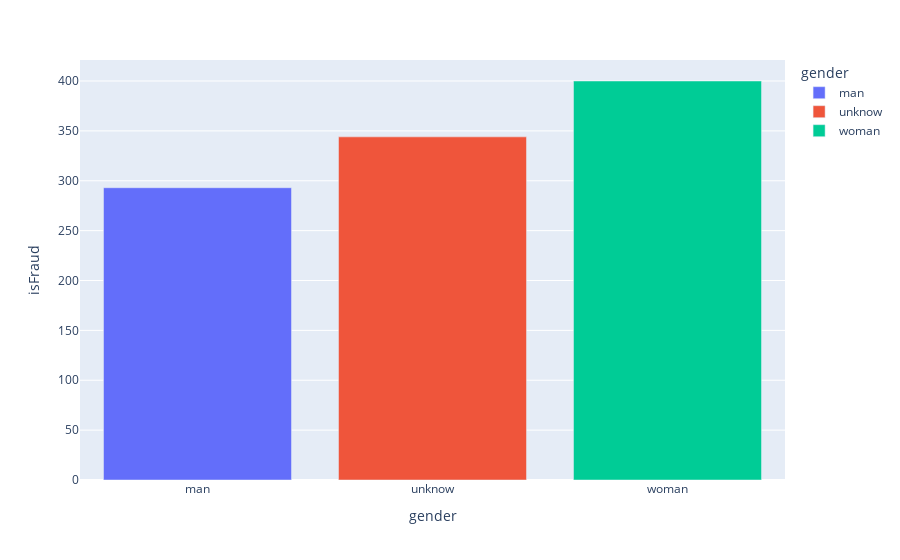

Write notebook code for a chart like this one.
### Markdown cell above
### Análisis por género. ¿Según el género, quienes son los mas probables de cometer fraude?

### Code cell
# Group by type of operation the number of frauds commited.

df_gender = pd.DataFrame(categ_var_df.groupby(('gender'), 
as_index=False)['isFraud'].sum())

# Plot an histogram of 'df_gender'

fig = px.bar(df_gender, x='gender', y='isFraud', color='gender')
fig.show()

### Figure 1 — Plotly figure (JSON) as saved in the notebook; plotly's stock layout.template omitted (floating-point values rounded to 4 significant figures)
{"data": [{"alignmentgroup": "True", "hovertemplate": "gender=%{x}<br>isFraud=%{y}<extra></extra>", "legendgroup": "man", "marker": {"color": "#636efa", "pattern": {"shape": ""}}, "name": "man", "offsetgroup": "man", "orientation": "v", "showlegend": true, "textposition": "auto", "type": "bar", "x": ["man"], "xaxis": "x", "y": [293], "yaxis": "y"}, {"alignmentgroup": "True", "hovertemplate": "gender=%{x}<br>isFraud=%{y}<extra></extra>", "legendgroup": "unknow", "marker": {"color": "#EF553B", "pattern": {"shape": ""}}, "name": "unknow", "offsetgroup": "unknow", "orientation": "v", "showlegend": true, "textposition": "auto", "type": "bar", "x": ["unknow"], "xaxis": "x", "y": [344], "yaxis": "y"}, {"alignmentgroup": "True", "hovertemplate": "gender=%{x}<br>isFraud=%{y}<extra></extra>", "legendgroup": "woman", "marker": {"color": "#00cc96", "pattern": {"shape": ""}}, "name": "woman", "offsetgroup": "woman", "orientation": "v", "showlegend": true, "textposition": "auto", "type": "bar", "x": ["woman"], "xaxis": "x", "y": [400], "yaxis": "y"}], "layout": {"barmode": "relative", "legend": {"title": {"text": "gender"}, "tracegroupgap": 0}, "margin": {"t": 60}, "xaxis": {"anchor": "y", "categoryarray": ["man", "unknow", "woman"], "categoryorder": "array", "domain": [0, 1], "title": {"text": "gender"}}, "yaxis": {"anchor": "x", "domain": [0, 1], "title": {"text": "isFraud"}}}}
